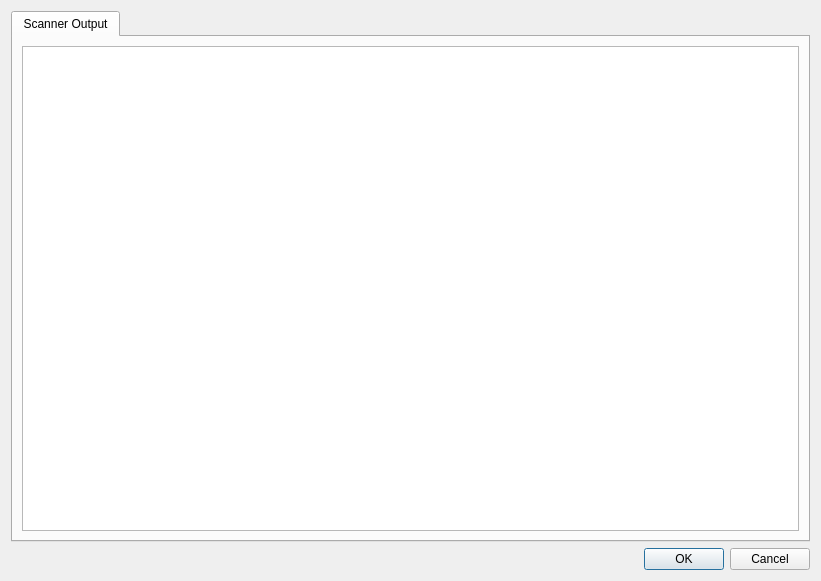
<?xml version="1.0" encoding="UTF-8"?>
<ui version="4.0">
 <class>FileInfoDialog</class>
 <widget class="QDialog" name="FileInfoDialog">
  <property name="geometry">
   <rect>
    <x>0</x>
    <y>0</y>
    <width>821</width>
    <height>581</height>
   </rect>
  </property>
  <property name="windowTitle">
   <string>Info</string>
  </property>
  <property name="windowIcon">
   <iconset>
    <normaloff>icons/157-stats-bars.png</normaloff>icons/157-stats-bars.png</iconset>
  </property>
  <layout class="QGridLayout" name="gridLayout">
   <item row="0" column="0">
    <layout class="QVBoxLayout" name="verticalLayout">
     <item>
      <widget class="QTabWidget" name="tabWidget">
       <property name="currentIndex">
        <number>0</number>
       </property>
       <widget class="QWidget" name="tabOutput">
        <attribute name="title">
         <string>Scanner Output</string>
        </attribute>
        <layout class="QGridLayout" name="gridLayout_2">
         <item row="0" column="0">
          <widget class="QTextEdit" name="textEdit_scanner">
           <property name="readOnly">
            <bool>true</bool>
           </property>
           <property name="textInteractionFlags">
            <set>Qt::TextSelectableByKeyboard|Qt::TextSelectableByMouse</set>
           </property>
          </widget>
         </item>
        </layout>
       </widget>
      </widget>
     </item>
     <item>
      <widget class="QDialogButtonBox" name="buttonBox">
       <property name="orientation">
        <enum>Qt::Horizontal</enum>
       </property>
       <property name="standardButtons">
        <set>QDialogButtonBox::Cancel|QDialogButtonBox::Ok</set>
       </property>
      </widget>
     </item>
    </layout>
   </item>
  </layout>
 </widget>
 <resources/>
 <connections>
  <connection>
   <sender>buttonBox</sender>
   <signal>accepted()</signal>
   <receiver>FileInfoDialog</receiver>
   <slot>accept()</slot>
   <hints>
    <hint type="sourcelabel">
     <x>248</x>
     <y>254</y>
    </hint>
    <hint type="destinationlabel">
     <x>157</x>
     <y>274</y>
    </hint>
   </hints>
  </connection>
  <connection>
   <sender>buttonBox</sender>
   <signal>rejected()</signal>
   <receiver>FileInfoDialog</receiver>
   <slot>reject()</slot>
   <hints>
    <hint type="sourcelabel">
     <x>316</x>
     <y>260</y>
    </hint>
    <hint type="destinationlabel">
     <x>286</x>
     <y>274</y>
    </hint>
   </hints>
  </connection>
 </connections>
</ui>
